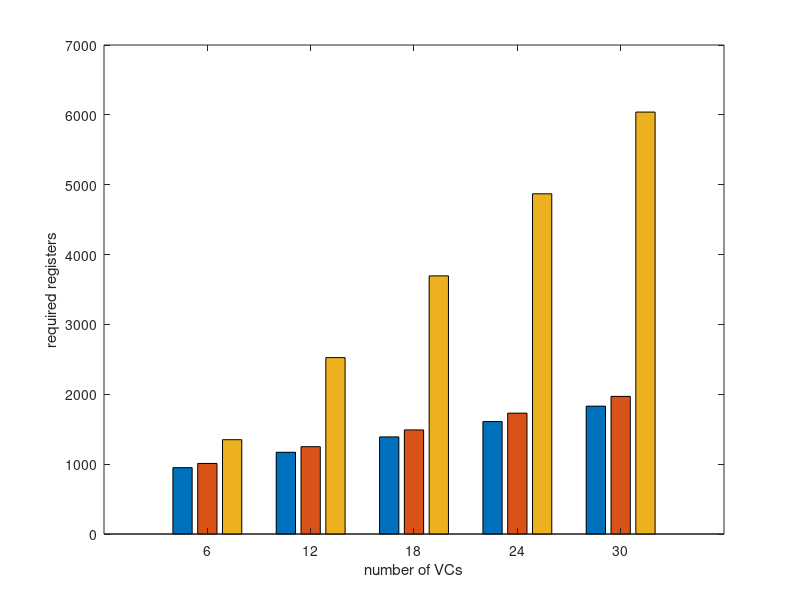

This figure's MATLAB source: (Note: this script raises an error after producing the figure.)
L=8;
xOffset=0;
yOffset=0;
xCount=5;
yCount=11;



B=30;
UBS1=zeros(xCount,1);
LLS1=zeros(xCount,1);
OUR1=zeros(xCount,1);
v=6+xOffset:6:6*xCount+xOffset;

for i=1:1:xCount
    LLS1(i)=5*(B+(1+B+2*v(i))*ceil(log(B)));
    UBS1(i)=5*((v(i)+B)+(1+L*v(i))*ceil(log(B))+ceil(log(v(i)))+2*v(i)*ceil(log(L)));
    OUR1(i)=5*(B+(1+5*B/6+10*v(i)/6)*ceil(log(5*B/6))+(1+B/6+2*v(i)/6)*ceil(log(B/6)));
end

data=cat(2,cat(2,OUR1,LLS1),UBS1);
b=bar(data);

ch = get(b,'children');
set(gca,'XTickLabel',{'6','12','18','24','30'})

handle1=xlabel('number of VCs');
handle2=ylabel('required registers');
handle3=legend('our approach','linked-list','unified buffer structure',0);
set(handle1,'FontSize',18);
set(handle2,'FontSize',18);
set(handle3,'FontSize',14);

print -depsc ../figures/bufcmp1.eps
close all


V=12;
UBS2=zeros(yCount,1);
LLS2=zeros(yCount,1);
OUR2=zeros(yCount,1);
b=6+yOffset:6:6*yCount+yOffset;

for j=1:1:yCount
    LLS2(j)=5*(b(j)+(1+b(j)+2*V)*ceil(log(b(j))));
    UBS2(j)=5*((V+b(j))+(1+L*V)*ceil(log(b(j)))+ceil(log(V))+2*V*ceil(log(L)));
    OUR2(j)=5*(b(j)+(1+5*b(j)/6+10*V/6)*ceil(log(5*b(j)/6))+(1+b(j)/6+2*V/6)*ceil(log(b(j)/6)));
end

data=cat(2,cat(2,OUR2,LLS2),UBS2);
b=bar(data);

ch = get(b,'children');
set(gca,'XTickLabel',{'6','12','18','24','30','36','42','48','54','60','66'})

handle1=ylabel('required registers');
handle2=xlabel('number of buffer slots per port');
handle3=legend('our approach','linked-list','unified buffer structure',0);
set(handle1,'FontSize',18);
set(handle2,'FontSize',18);
set(handle3,'FontSize',14);

print -depsc ../figures/bufcmp2.eps
